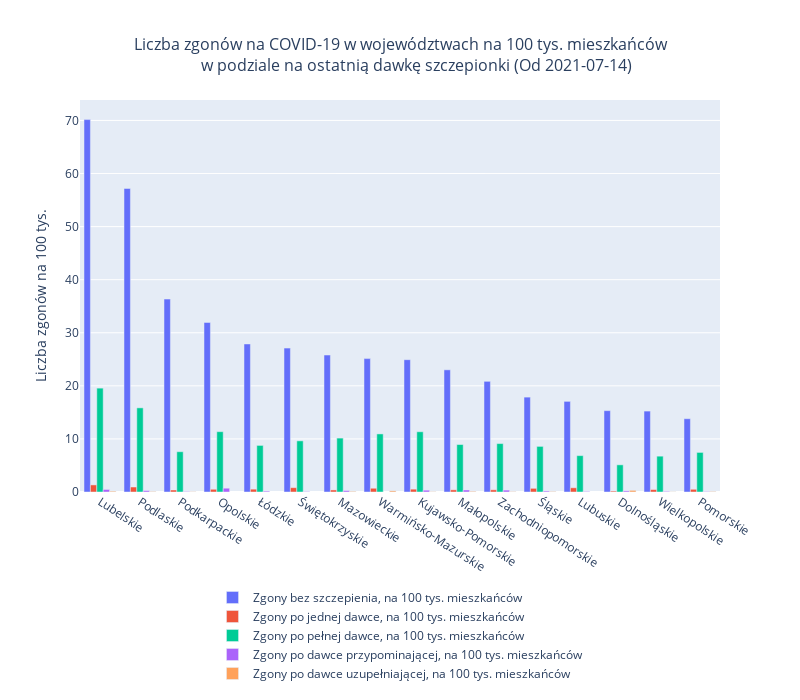

Write notebook code for a chart like this one.
### Code cell
from_date = datetime.date(2021,7,14)

df = prepare_df1(dfd, from_date)
plot_df1(from_date, df)

### Figure 1 — Plotly figure (JSON) as saved in the notebook; plotly's stock layout.template omitted (floating-point values rounded to 4 significant figures)
{"data": [{"name": "Zgony bez szczepienia, na 100 tys. mieszkańców", "offsetgroup": "1", "type": "bar", "x": ["Lubelskie", "Podlaskie", "Podkarpackie", "Opolskie", "Łódzkie", "Świętokrzyskie", "Mazowieckie", "Warmińsko-Mazurskie", "Kujawsko-Pomorskie", "Małopolskie", "Zachodniopomorskie", "Śląskie", "Lubuskie", "Dolnośląskie", "Wielkopolskie", "Pomorskie"], "y": [70.16, 57.19, 36.35, 31.94, 27.89, 27.11, 25.81, 25.13, 24.93, 23.02, 20.85, 17.87, 17.08, 15.32, 15.24, 13.81]}, {"name": "Zgony po jednej dawce, na 100 tys. mieszkańców", "offsetgroup": "2", "type": "bar", "x": ["Lubelskie", "Podlaskie", "Podkarpackie", "Opolskie", "Łódzkie", "Świętokrzyskie", "Mazowieckie", "Warmińsko-Mazurskie", "Kujawsko-Pomorskie", "Małopolskie", "Zachodniopomorskie", "Śląskie", "Lubuskie", "Dolnośląskie", "Wielkopolskie", "Pomorskie"], "y": [1.336, 0.9375, 0.3771, 0.5119, 0.5332, 0.8166, 0.3871, 0.706, 0.5335, 0.4105, 0.4147, 0.6901, 0.7943, 0.1729, 0.4576, 0.5114]}, {"name": "Zgony po pełnej dawce, na 100 tys. mieszkańców", "offsetgroup": "3", "type": "bar", "x": ["Lubelskie", "Podlaskie", "Podkarpackie", "Opolskie", "Łódzkie", "Świętokrzyskie", "Mazowieckie", "Warmińsko-Mazurskie", "Kujawsko-Pomorskie", "Małopolskie", "Zachodniopomorskie", "Śląskie", "Lubuskie", "Dolnośląskie", "Wielkopolskie", "Pomorskie"], "y": [19.57, 15.85, 7.59, 11.36, 8.778, 9.636, 10.16, 10.94, 11.35, 8.943, 9.123, 8.592, 6.851, 5.119, 6.75, 7.457]}, {"name": "Zgony po dawce przypominającej, na 100 tys. mieszkańców", "offsetgroup": "4", "type": "bar", "x": ["Lubelskie", "Podlaskie", "Podkarpackie", "Opolskie", "Łódzkie", "Świętokrzyskie", "Mazowieckie", "Warmińsko-Mazurskie", "Kujawsko-Pomorskie", "Małopolskie", "Zachodniopomorskie", "Śląskie", "Lubuskie", "Dolnośląskie", "Wielkopolskie", "Pomorskie"], "y": [0.4773, 0.2557, 0.09428, 0.7166, 0.1641, 0.08166, 0.2581, null, 0.3395, 0.3812, 0.3554, 0.1781, 0.09929, 0.2075, 0.1144, 0.08523]}, {"name": "Zgony po dawce uzupełniającej, na 100 tys. mieszkańców", "offsetgroup": "5", "type": "bar", "x": ["Lubelskie", "Podlaskie", "Podkarpackie", "Opolskie", "Łódzkie", "Świętokrzyskie", "Mazowieckie", "Warmińsko-Mazurskie", "Kujawsko-Pomorskie", "Małopolskie", "Zachodniopomorskie", "Śląskie", "Lubuskie", "Dolnośląskie", "Wielkopolskie", "Pomorskie"], "y": [0.1432, 0.08523, 0.04714, null, null, null, 0.1106, 0.2118, 0.0485, 0.1173, 0.05924, 0.08904, null, 0.3113, 0.0286, 0.08523]}], "layout": {"barmode": "group", "height": 700, "legend": {"title": {"text": ""}, "x": 0.5, "xanchor": "center", "y": -0.5}, "title": {"font": {"size": 16}, "text": "Liczba zgonów na COVID-19 w województwach na 100 tys. mieszkańców<br>        w podziale na ostatnią dawkę szczepionki (Od 2021-07-14)", "x": 0.5, "xanchor": "center"}, "uniformtext": {"minsize": 6, "mode": "show"}, "width": 800, "xaxis": {"tickangle": 33}, "yaxis": {"title": {"text": "Liczba zgonów na 100 tys."}}}}
